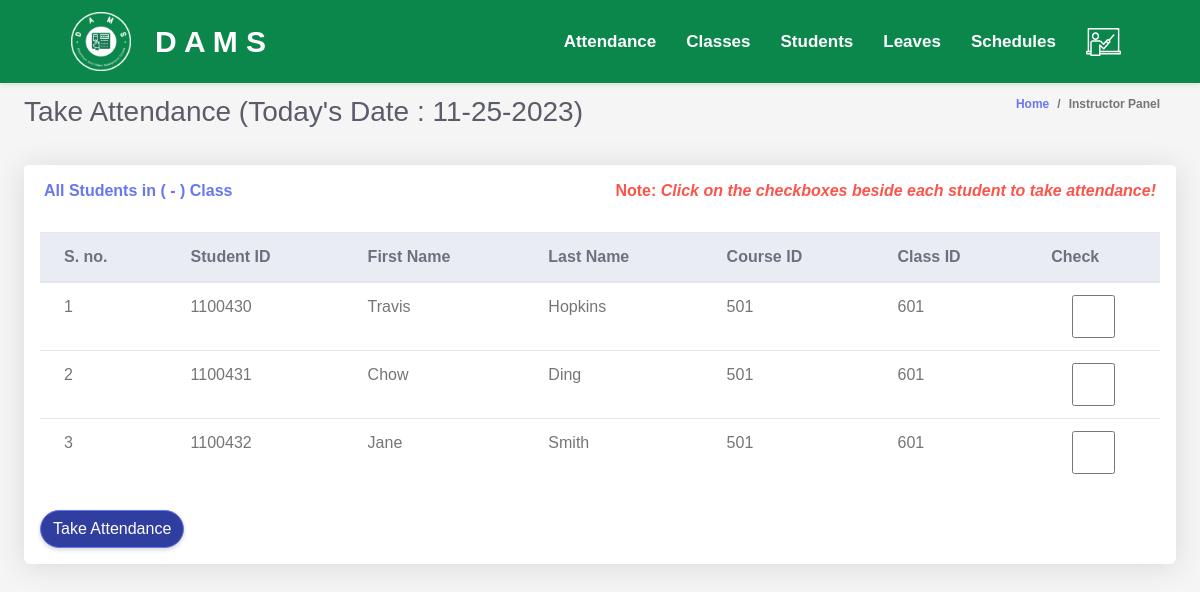
Page /instructors/markAttendance.php (signed in) on the committed database.
### tables this page shows
CREATE TABLE `schedules` (
  `schedule_id` INT(11) NOT NULL,
  `class_id` INT(11) DEFAULT NULL,
  `instructor_id` INT(11) DEFAULT NULL,
  `student_id` INT(11) DEFAULT NULL,
  `schedule` DATETIME DEFAULT NULL,
  `status` ENUM('Active','Expired') DEFAULT NULL,
  FOREIGN KEY (`class_id`) REFERENCES `classes` (`class_id`),
  FOREIGN KEY (`instructor_id`) REFERENCES `instructors` (`instructor_id`),
  FOREIGN KEY (`student_id`) REFERENCES `students` (`student_id`)
);

CREATE TABLE `students` (
  `student_id` INT(11) PRIMARY KEY NOT NULL AUTO_INCREMENT,
  `username` VARCHAR(255) DEFAULT NULL,
  `first_name` VARCHAR(255) DEFAULT NULL,
  `last_name` VARCHAR(255) DEFAULT NULL,
  `email` VARCHAR(255) DEFAULT NULL,
  `phone` BIGINT(20) DEFAULT NULL,
  `dob` DATE DEFAULT NULL,
  `password` VARCHAR(255) DEFAULT NULL
);

CREATE TABLE `classes` (
  `class_id` INT(11) PRIMARY KEY NOT NULL AUTO_INCREMENT,
  `section` VARCHAR(255) DEFAULT NULL,
  `course_id` INT(11) DEFAULT NULL,
  `session_id` INT(11) DEFAULT NULL,
  FOREIGN KEY (`course_id`) REFERENCES `courses` (`course_id`),
  FOREIGN KEY (`session_id`) REFERENCES `sessions` (`session_id`)
);

### instructors/markAttendance.php (the view, shortened to what this page needs)
<!DOCTYPE html>
<html lang="en">
<head>
  <?php include "heads.php"; ?>
</head>
<body>
  <?php include "topbar.php"; ?>
  <?php include "process.php"; ?>
  <div class="container-fluid" id="container-wrapper">
    <div class="d-sm-flex align-items-center justify-content-between mb-4">
      <h1 class="h3 mb-0 text-gray-800">Take Attendance (Today's Date : <?php echo date("m-d-Y"); ?>)</h1>
      <ol class="breadcrumb">
        <li class="breadcrumb-item"><a href="./">Home</a></li>
        <li class="breadcrumb-item active" aria-current="page">Instructor Panel</li>
      </ol>
    </div>
    <form method="post">
      <div class="row">
        <div class="col-lg-12">
          <div class="card mb-4">
            <div class="card-header py-3 d-flex flex-row align-items-center justify-content-between">
              <h6 class="m-0 font-weight-bold text-primary">All Students in (<?php echo $rrw['className'] . ' - ' . $rrw['classArmName']; ?>) Class</h6>
              <h6 class="m-0 font-weight-bold text-danger">Note: <i>Click on the checkboxes beside each student to take attendance!</i></h6>
            </div>
            <div class="table-responsive p-3">
              <table class="table align-items-center table-flush table-hover">
                <thead class="thead-light">
                  <tr>
                    <th>S. no.</th>
                    <th>Student ID</th>
                    <th>First Name</th>
                    <th>Last Name</th>
                    <th>Course ID</th>
                    <th>Class ID</th>
                    <th>Check</th>
                  </tr>
                </thead>
                <tbody>
                  <?php
                  $query = "SELECT s.student_id, s.first_name, s.last_name, course_id, class_id
                                FROM students s
                                INNER JOIN schedules sc USING (student_id)
                                INNER JOIN classes cl USING (class_id)
                                INNER JOIN courses c USING (course_id)
                                WHERE instructor_id = '" . $_SESSION['instructor_id'] . "'";
                  $rs = $conn->query($query);
                  $sn = 0;
                  if ($rs->num_rows > 0) {
                    while ($rows = $rs->fetch_assoc()) {
                      $sn++;
                      echo "
                                <tr>
                                    <td>" . $sn . "</td>
                                    <td>" . $rows['student_id'] . "</td>
                                    <td>" . $rows['first_name'] . "</td>
                                    <td>" . $rows['last_name'] . "</td>
                                    <td>" . $rows['course_id'] . "</td>
                                    <td>" . $rows['class_id'] . "</td>
                                    <td><input name='check[]' type='checkbox' value=" . $rows['student_id'] . " class='form-control'></td>
                                    <input name='admissionNo[]' value=" . $rows['student_id'] . " type='hidden' class='form-control'>
                                </tr>";
                    }
                  } else {
                    echo "<div class='alert alert-danger' role='alert'>
                                No Record Found!
                              </div>";
                  }
                  ?>
                </tbody>
              </table>
              <br>
              <button type="submit" name="takeAttendance" class="btn btn-primary">Take Attendance</button>
            </div>
          </div>
        </div>
      </div>
    </form>
  </div>
</body>
</html>

### css/navbar.css (style rules this page uses)
body { margin: 0; padding: 0; font-family: Arial, sans-serif; background-color: #f5f5f5; }

### rows in the picture
schedules: student.student_id "1100430", student.first_name "Travis", student.last_name "Hopkins", class.course_id "501", class "601"
schedules: student.student_id "1100431", student.first_name "Chow", student.last_name "Ding", class.course_id "501", class "601"
schedules: student.student_id "1100432", student.first_name "Jane", student.last_name "Smith", class.course_id "501", class "601"
